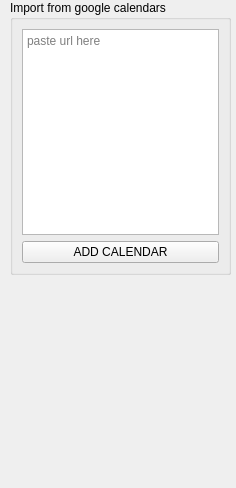
              <widget class="QWidget" name="page_2">
               <property name="geometry">
                <rect>
                 <x>0</x>
                 <y>0</y>
                 <width>236</width>
                 <height>488</height>
                </rect>
               </property>
               <attribute name="label">
                <string>Get From Calendar</string>
               </attribute>
               <widget class="QGroupBox" name="groupBox">
                <property name="geometry">
                 <rect>
                  <x>10</x>
                  <y>0</y>
                  <width>221</width>
                  <height>275</height>
                 </rect>
                </property>
                <property name="title">
                 <string>Import from google calendars</string>
                </property>
                <layout class="QVBoxLayout" name="verticalLayout_3">
                 <item>
                  <widget class="QPlainTextEdit" name="plainTextEdit">
                   <property name="cursor" stdset="0">
                    <cursorShape>IBeamCursor</cursorShape>
                   </property>
                   <property name="placeholderText">
                    <string>paste url here</string>
                   </property>
                  </widget>
                 </item>
                 <item>
                  <widget class="QPushButton" name="pushButton_2">
                   <property name="cursor">
                    <cursorShape>OpenHandCursor</cursorShape>
                   </property>
                   <property name="text">
                    <string>ADD CALENDAR</string>
                   </property>
                  </widget>
                 </item>
                </layout>
               </widget>
              </widget>
